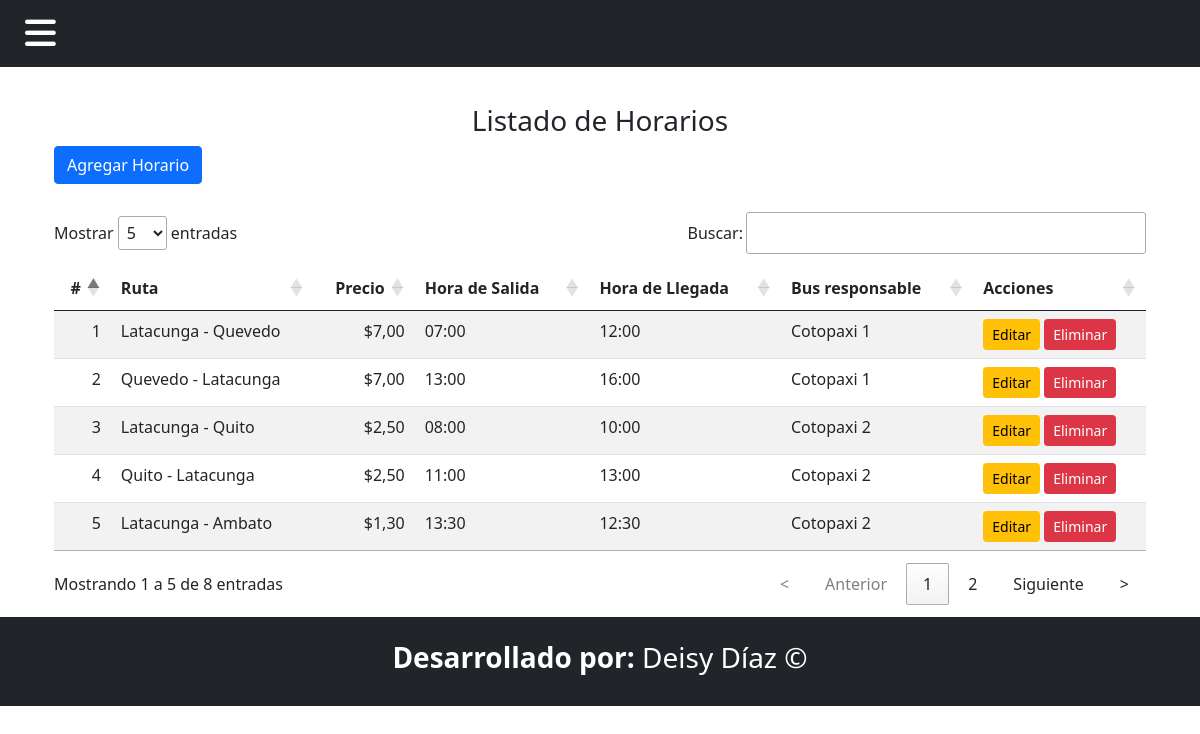
The app's page /Horario/listado_horario/ with its own data.
### Aplicaciones/Transportes/models.py (models this page shows, shortened)
class Horario(models.Model):
    id=models.AutoField(primary_key=True)
    ruta = models.ForeignKey(Ruta, on_delete=models.CASCADE)
    hora_salida = models.TimeField()
    hora_llegada = models.TimeField()
    bus = models.ForeignKey(Bus, on_delete=models.SET_NULL, null=True, blank=True)

class Ruta(models.Model):
    origen = models.CharField(max_length=100)
    destino = models.CharField(max_length=100)
    precio = models.DecimalField(max_digits=10, decimal_places=2)

class Bus(models.Model):
    nombre_bus = models.CharField(max_length=15, default="Cotopaxi")
    numero_placa = models.CharField(max_length=15, unique=True)
    capacidad = models.PositiveIntegerField()
    numero_bus = models.PositiveIntegerField(unique=True)   # Capacidad máxima de pasajeros
    conductor = models.OneToOneField('Conductor', on_delete=models.SET_NULL, null=True, related_name='bus')

### Aplicaciones/Transportes/views.py (the view)
# urls.py: path('Horario/listado_horario/',views.listado_horario,name='listado_horario'),
def listado_horario(request):
    horario = Horario.objects.all()
    return render(request, 'Horario/listado_horario.html', {'horario': horario})

### Aplicaciones/Transportes/context_processors.py (called while the page is built)
def rol_usuario(request):
    if request.user.is_authenticated and hasattr(request.user, 'perfilusuario'):
        return {'rol_usuario': request.user.perfilusuario.rol}
    return {'rol_usuario': None}

### Aplicaciones/Transportes/templates/Horario/listado_horario.html (shortened to what this page needs)
{% extends "plantilla.html" %}
{% block contenido %}
<div class="container mt-5">
    <h3 class="text-center">Listado de Horarios</h3>
    <a href="{% url 'agregarHorario' %}" class="btn btn-primary mb-3">Agregar Horario</a>
    <table class="table table-striped w-100"  id="tabla-horario">
        <thead>
            <tr>
                <th>#</th>
                <th>Ruta</th>
                <th>Precio</th>
                <th>Hora de Salida</th>
                <th>Hora de Llegada</th>
                <th>Bus responsable</th>
                <th>Acciones</th>
            </tr>
        </thead>
        <tbody>
            {% for horario in horario %}
            <tr>
                <td>{{ forloop.counter }}</td>
                <td>{{ horario.ruta.origen }} - {{ horario.ruta.destino }}</td>
                <td>${{ horario.ruta.precio }}</td>
                <td>{{ horario.hora_salida }}</td>
                <td>{{ horario.hora_llegada }}</td>
                <td>
                    {% if horario.bus %}
                        {{ horario.bus.nombre_bus }} {{ horario.bus.numero_bus }}
                    {% else %}
                        Sin asignar
                    {% endif %}
                </td>
                <td>
                    <a href="{% url 'editar_horario' horario.id %}" class="btn btn-warning btn-sm">Editar</a>
                    <a href="{% url 'eliminarHorario' horario.id %}" class="btn btn-danger btn-sm" onclick="return confirm('¿Estás seguro de eliminar este horario?')">Eliminar</a>
                </td>
            </tr>
            {% empty %}
                <tr>
                    <td colspan="7" class="text-center">No hay horarios registrados.</td>
                </tr>
            {% endfor %}
        </tbody>
    </table>
</div>
{% endblock %}

### Aplicaciones/Transportes/templates/plantilla.html (style rules this page uses)
body { padding-top: 56px; }

### records on screen
Horario: ruta.origen "Latacunga", ruta.destino "Quevedo", ruta.precio "7,00", hora_salida "07:00", hora_llegada "12:00", bus.nombre_bus "Cotopaxi", bus.numero_bus "1"
Horario: ruta.origen "Quevedo", ruta.destino "Latacunga", ruta.precio "7,00", hora_salida "13:00", hora_llegada "16:00", bus.nombre_bus "Cotopaxi", bus.numero_bus "1"
Horario: ruta.origen "Latacunga", ruta.destino "Quito", ruta.precio "2,50", hora_salida "08:00", hora_llegada "10:00", bus.nombre_bus "Cotopaxi", bus.numero_bus "2"
Horario: ruta.origen "Quito", ruta.destino "Latacunga", ruta.precio "2,50", hora_salida "11:00", hora_llegada "13:00", bus.nombre_bus "Cotopaxi", bus.numero_bus "2"
Horario: ruta.origen "Latacunga", ruta.destino "Ambato", ruta.precio "1,30", hora_salida "13:30", hora_llegada "12:30", bus.nombre_bus "Cotopaxi", bus.numero_bus "2"
